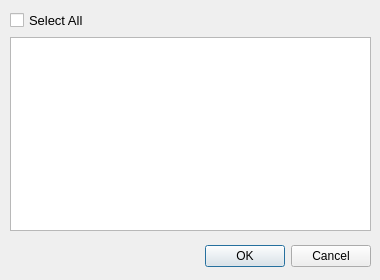
<?xml version="1.0" encoding="UTF-8"?>
<ui version="4.0">
 <class>SelectSiteDialog</class>
 <widget class="QDialog" name="SelectSiteDialog">
  <property name="geometry">
   <rect>
    <x>0</x>
    <y>0</y>
    <width>380</width>
    <height>280</height>
   </rect>
  </property>
  <property name="sizePolicy">
   <sizepolicy hsizetype="Expanding" vsizetype="Expanding">
    <horstretch>0</horstretch>
    <verstretch>0</verstretch>
   </sizepolicy>
  </property>
  <property name="minimumSize">
   <size>
    <width>380</width>
    <height>280</height>
   </size>
  </property>
  <property name="windowTitle">
   <string>Select Sites</string>
  </property>
  <widget class="QDialogButtonBox" name="buttonBox">
   <property name="geometry">
    <rect>
     <x>30</x>
     <y>240</y>
     <width>341</width>
     <height>32</height>
    </rect>
   </property>
   <property name="orientation">
    <enum>Qt::Horizontal</enum>
   </property>
   <property name="standardButtons">
    <set>QDialogButtonBox::Cancel|QDialogButtonBox::Ok</set>
   </property>
  </widget>
  <widget class="QWidget" name="horizontalLayoutWidget">
   <property name="geometry">
    <rect>
     <x>10</x>
     <y>10</y>
     <width>361</width>
     <height>221</height>
    </rect>
   </property>
   <layout class="QHBoxLayout" name="horizontalLayout">
    <property name="sizeConstraint">
     <enum>QLayout::SetMaximumSize</enum>
    </property>
    <item>
     <layout class="QVBoxLayout" name="verticalLayout">
      <item>
       <widget class="QCheckBox" name="checkBox">
        <property name="font">
         <font>
          <pointsize>10</pointsize>
         </font>
        </property>
        <property name="text">
         <string>Select All</string>
        </property>
       </widget>
      </item>
      <item>
       <widget class="QListView" name="importedSitesListView"/>
      </item>
     </layout>
    </item>
   </layout>
  </widget>
 </widget>
 <resources/>
 <connections>
  <connection>
   <sender>buttonBox</sender>
   <signal>accepted()</signal>
   <receiver>SelectSiteDialog</receiver>
   <slot>accept()</slot>
   <hints>
    <hint type="sourcelabel">
     <x>248</x>
     <y>254</y>
    </hint>
    <hint type="destinationlabel">
     <x>157</x>
     <y>274</y>
    </hint>
   </hints>
  </connection>
  <connection>
   <sender>buttonBox</sender>
   <signal>rejected()</signal>
   <receiver>SelectSiteDialog</receiver>
   <slot>reject()</slot>
   <hints>
    <hint type="sourcelabel">
     <x>316</x>
     <y>260</y>
    </hint>
    <hint type="destinationlabel">
     <x>286</x>
     <y>274</y>
    </hint>
   </hints>
  </connection>
 </connections>
</ui>
